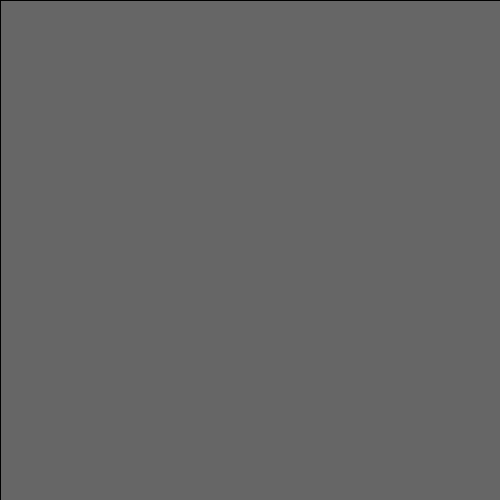
Frame 1 (no input)
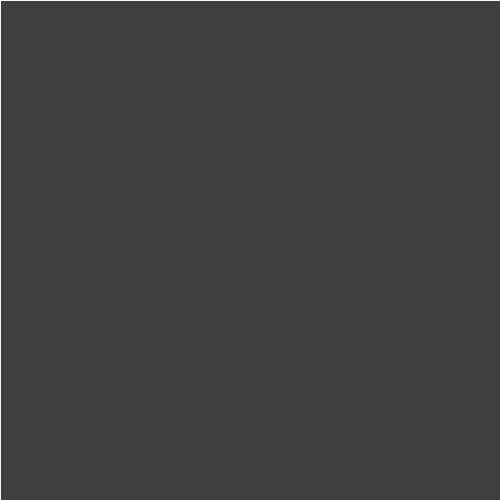
Frame 60 (the mouse pressed at the canvas centre just before this capture)
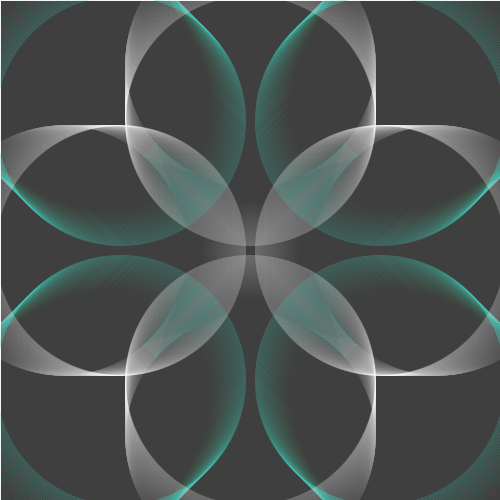
Frame 120 (the mouse held since frame 60 and released just before this capture)

The Processing sketch that drew these frames (run headless with seeded random() and noise(); from frame 60 on, the mouse is pressed at the canvas centre):

// Processing sketch: processing_141556
// ── processing_141556.pde



float x = 1;
public void setup () {
  size (500, 500);
  background (103);
  cursor(CROSS);
}

public void draw () {
  fill(0, 0, 0, 2);
  rect(0, 0, 500, 500);
  noFill ();
  stroke (60, 200, 180, 75);
  ellipse (0+x, 0+x, mouseX, mouseY);
  ellipse (0+x, 500-x, mouseX, mouseY);
  ellipse (500-x, 0+x, mouseX, mouseY);
  ellipse (500-x, 500-x, mouseX, mouseY);
  stroke (255, 60);
  ellipse (250, 0+x, mouseX, mouseY); 
  ellipse (0+x, 250, mouseX, mouseY);
  ellipse (500-x, 250, mouseX, mouseY);
  ellipse (250, 500-x, mouseX, mouseY);
  strokeWeight (1);

  x=x+1;
  if (x>=250) {
    x=-250;
  }
}
